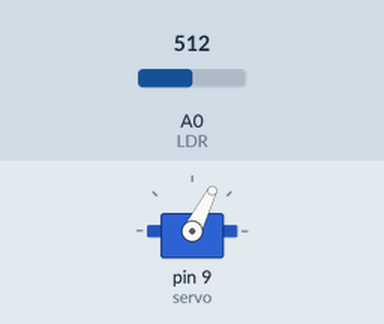
This sketch was run on a simulated Arduino Uno, built with avr-gcc and run on an emulated ATmega328P. Parts: servo. Inputs (shaded band) come from the test bench; at power-on: A0 (LDR) = 512.

Above: at 1.2 s.
1.3 s: A0 (LDR) set to 76
4.3 s: A0 (LDR) set to 65
Timing chart, 0 to 7.3 s (numbered marks = the images above; inputs shaded):
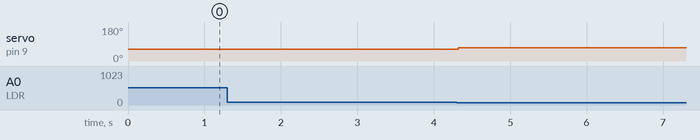

Measured:
- after the input at 4.3 s, servo on pin 9 (servo): 63° → 70° at once

The sketch:

Otomatik_Dinozor_Oyunu.ino
```cpp
#include <Servo.h> //Servo motoru kullanabilmek için ilgili kütüphaneyi dahil ettik.

const int LDR = A0;

const int maxIsik = 70;    //Tepki vermesi gereken ışık düzeyini ayarladık.
const int basmaAcisi = 63; //Servo, butona bastığında kaç derecelik açıda olacağını belirttik.
const int geriCekme = 70;  //Servo, butona basmazken kaç derecelik açıda duracağını belirttik.
const int bekleme = 50;    //Servo, butona bastıktan kaç milisaniye sonra geri çekileceğini belirttik.

Servo servo;      //Servo motorumuza "servo" ismini verdik.

void setup() {
  servo.attach(9);   //"servo" adlı motoru 9. pine bağladığımızı belirttik.
}

void loop() {
  if (analogRead(LDR) > maxIsik) { //LDR'nin okuduğu ışık değeri bizim belirlediğimiz değerden yüksek ise çalışacak.
    servo.write(basmaAcisi);          //Servo belirlediğimiz basma açısına gelecek.
    delay(bekleme);               //Belirlediğimiz bekleme süresi kadar bekleyecek.
    servo.write(geriCekme);          //Servo belirlediğimiz geri çekme açısına gelecek.

  }
}
```
